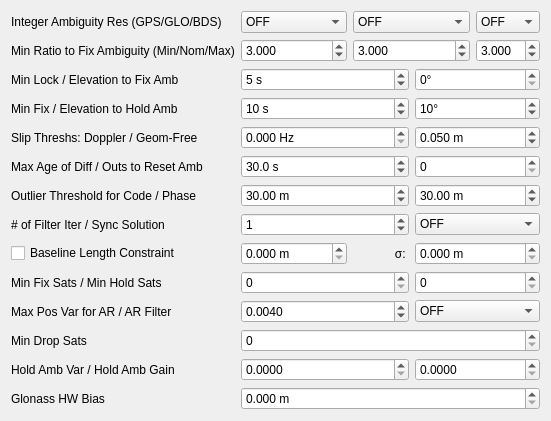
     <widget class="QWidget" name="TabSheet2">
      <property name="toolTip">
       <string/>
      </property>
      <attribute name="title">
       <string>Setting&amp;2</string>
      </attribute>
      <layout class="QGridLayout" name="gridLayout_2">
       <item row="2" column="4">
        <widget class="QDoubleSpinBox" name="sBValidThresARMax">
         <property name="decimals">
          <number>3</number>
         </property>
         <property name="value">
          <double>3.000000000000000</double>
         </property>
        </widget>
       </item>
       <item row="0" column="1">
        <widget class="QComboBox" name="cBAmbiguityResolutionGPS">
         <property name="toolTip">
          <string>&lt;html&gt;&lt;head/&gt;&lt;body&gt;&lt;p&gt;Define integer ambiguity resolution strategy for GPS (option &lt;span style=&quot; font-style:italic;&quot;&gt;pos2-armode&lt;/span&gt;)&lt;/p&gt;&lt;/body&gt;&lt;/html&gt;</string>
         </property>
         <item>
          <property name="text">
           <string>OFF</string>
          </property>
         </item>
         <item>
          <property name="text">
           <string>Continuous</string>
          </property>
         </item>
         <item>
          <property name="text">
           <string>Instantaneous</string>
          </property>
         </item>
         <item>
          <property name="text">
           <string>Fix and Hold</string>
          </property>
         </item>
        </widget>
       </item>
       <item row="16" column="3" colspan="2">
        <widget class="QDoubleSpinBox" name="sBBaselineSig">
         <property name="toolTip">
          <string>&lt;html&gt;&lt;head/&gt;&lt;body&gt;&lt;p&gt;Define the standard deviation of the baseline length constraint in moving‐base mode (option: &lt;span style=&quot; font-style:italic;&quot;&gt;pos2-basesig).&lt;/span&gt;&lt;/p&gt;&lt;/body&gt;&lt;/html&gt;</string>
         </property>
         <property name="suffix">
          <string> m</string>
         </property>
         <property name="decimals">
          <number>3</number>
         </property>
         <property name="maximum">
          <double>1000000.000000000000000</double>
         </property>
        </widget>
       </item>
       <item row="2" column="0">
        <widget class="QLabel" name="LabelRatio">
         <property name="toolTip">
          <string/>
         </property>
         <property name="text">
          <string>Min Ratio to Fix Ambiguity (Min/Nom/Max)</string>
         </property>
        </widget>
       </item>
       <item row="18" column="1" colspan="2">
        <widget class="QDoubleSpinBox" name="sBMaxPositionVarAR">
         <property name="decimals">
          <number>4</number>
         </property>
         <property name="value">
          <double>0.004000000000000</double>
         </property>
        </widget>
       </item>
       <item row="0" column="0">
        <widget class="QLabel" name="Label25">
         <property name="toolTip">
          <string/>
         </property>
         <property name="text">
          <string>Integer Ambiguity Res (GPS/GLO/BDS)</string>
         </property>
        </widget>
       </item>
       <item row="5" column="1" colspan="2">
        <widget class="QSpinBox" name="sBLockCountFixAmbiguity">
         <property name="toolTip">
          <string>&lt;html&gt;&lt;head/&gt;&lt;body&gt;&lt;p&gt;Define the minimum lock count to fix integer ambiguity. If the lock count is less than the value, the ambiguity is excluded from the fixed integer vector (option: &lt;span style=&quot; font-style:italic;&quot;&gt;pos2-arlockcnt&lt;/span&gt;).&lt;/p&gt;&lt;/body&gt;&lt;/html&gt;</string>
         </property>
         <property name="suffix">
          <string> s</string>
         </property>
         <property name="maximum">
          <number>3600</number>
         </property>
         <property name="value">
          <number>5</number>
         </property>
        </widget>
       </item>
       <item row="7" column="0">
        <widget class="QLabel" name="LabelHold">
         <property name="toolTip">
          <string/>
         </property>
         <property name="text">
          <string>Min Fix / Elevation to Hold Amb</string>
         </property>
        </widget>
       </item>
       <item row="17" column="1" colspan="2">
        <widget class="QSpinBox" name="sBMinFixSats"/>
       </item>
       <item row="16" column="1">
        <widget class="QDoubleSpinBox" name="sBBaselineLen">
         <property name="toolTip">
          <string>&lt;html&gt;&lt;head/&gt;&lt;body&gt;&lt;p&gt;Define the constraint of the baseline length in moving‐base mode (option: &lt;span style=&quot; font-style:italic;&quot;&gt;pos2-baselen).&lt;/span&gt;&lt;/p&gt;&lt;/body&gt;&lt;/html&gt;</string>
         </property>
         <property name="suffix">
          <string> m</string>
         </property>
         <property name="decimals">
          <number>3</number>
         </property>
         <property name="maximum">
          <double>1000000.000000000000000</double>
         </property>
        </widget>
       </item>
       <item row="0" column="4">
        <widget class="QComboBox" name="cBAmbiguityResolutionBDS">
         <property name="toolTip">
          <string>&lt;html&gt;&lt;head/&gt;&lt;body&gt;&lt;p&gt;Define integer ambiguity resolution strategy for BDS (option &lt;span style=&quot; font-style:italic;&quot;&gt;pos2-bdsarmode&lt;/span&gt;)&lt;/p&gt;&lt;/body&gt;&lt;/html&gt;</string>
         </property>
         <item>
          <property name="text">
           <string>OFF</string>
          </property>
         </item>
         <item>
          <property name="text">
           <string>ON</string>
          </property>
         </item>
        </widget>
       </item>
       <item row="9" column="3" colspan="2">
        <widget class="QDoubleSpinBox" name="sBSlipThreshold">
         <property name="toolTip">
          <string>&lt;html&gt;&lt;head/&gt;&lt;body&gt;&lt;p&gt;Define the cycle‐slip threshold of geometry‐free LC carrier‐phase difference between epochs (option: &lt;span style=&quot; font-style:italic;&quot;&gt;pos2-slipthres&lt;/span&gt;)&lt;/p&gt;&lt;/body&gt;&lt;/html&gt;</string>
         </property>
         <property name="suffix">
          <string> m</string>
         </property>
         <property name="decimals">
          <number>3</number>
         </property>
         <property name="value">
          <double>0.050000000000000</double>
         </property>
        </widget>
       </item>
       <item row="16" column="2">
        <widget class="QLabel" name="label">
         <property name="text">
          <string>σ: </string>
         </property>
         <property name="alignment">
          <set>Qt::AlignRight|Qt::AlignTrailing|Qt::AlignVCenter</set>
         </property>
        </widget>
       </item>
       <item row="18" column="0">
        <widget class="QLabel" name="label_6">
         <property name="text">
          <string>Max Pos Var for AR / AR Filter</string>
         </property>
        </widget>
       </item>
       <item row="11" column="1" colspan="2">
        <widget class="QDoubleSpinBox" name="sBMaxAgeDifferences">
         <property name="toolTip">
          <string>&lt;html&gt;&lt;head/&gt;&lt;body&gt;&lt;p&gt;Define the maximum value of age of differential between the rover and the base station (option: &lt;span style=&quot; font-style:italic;&quot;&gt;pos2-maxage&lt;/span&gt;) &lt;/p&gt;&lt;/body&gt;&lt;/html&gt;</string>
         </property>
         <property name="suffix">
          <string> s</string>
         </property>
         <property name="decimals">
          <number>1</number>
         </property>
         <property name="maximum">
          <double>3600.000000000000000</double>
         </property>
         <property name="value">
          <double>30.000000000000000</double>
         </property>
        </widget>
       </item>
       <item row="5" column="3" colspan="2">
        <widget class="QDoubleSpinBox" name="sBElevationMaskAR">
         <property name="toolTip">
          <string>&lt;html&gt;&lt;head/&gt;&lt;body&gt;&lt;p&gt;Define the minimum elevation angle to fix integer ambiguity. If the elevation angle is less than the value, the ambiguity is excluded from the fixed integer vector (option: &lt;span style=&quot; font-style:italic;&quot;&gt;pos2-arelmask&lt;/span&gt;).&lt;/p&gt;&lt;/body&gt;&lt;/html&gt;</string>
         </property>
         <property name="suffix">
          <string>°</string>
         </property>
         <property name="decimals">
          <number>0</number>
         </property>
         <property name="maximum">
          <double>90.000000000000000</double>
         </property>
        </widget>
       </item>
       <item row="0" column="2" colspan="2">
        <widget class="QComboBox" name="cBAmbiguityResolutionGLO">
         <property name="toolTip">
          <string>&lt;html&gt;&lt;head/&gt;&lt;body&gt;&lt;p&gt;Define integer ambiguity resolution strategy for Glonass (option &lt;span style=&quot; font-style:italic;&quot;&gt;pos2-gloarmode&lt;/span&gt;)&lt;/p&gt;&lt;/body&gt;&lt;/html&gt;</string>
         </property>
         <item>
          <property name="text">
           <string>OFF</string>
          </property>
         </item>
         <item>
          <property name="text">
           <string>ON</string>
          </property>
         </item>
         <item>
          <property name="text">
           <string>Auto Calibration</string>
          </property>
         </item>
        </widget>
       </item>
       <item row="9" column="1" colspan="2">
        <widget class="QDoubleSpinBox" name="sBDopplerThreshold">
         <property name="suffix">
          <string> Hz</string>
         </property>
         <property name="decimals">
          <number>3</number>
         </property>
        </widget>
       </item>
       <item row="21" column="1" colspan="4">
        <widget class="QDoubleSpinBox" name="sBGlonassHwBias">
         <property name="suffix">
          <string> m</string>
         </property>
         <property name="decimals">
          <number>3</number>
         </property>
        </widget>
       </item>
       <item row="13" column="1" colspan="2">
        <widget class="QDoubleSpinBox" name="sBRejectCode">
         <property name="toolTip">
          <string>&lt;html&gt;&lt;head/&gt;&lt;body&gt;&lt;p&gt;Set the reject threshold of GDOP (option: &lt;span style=&quot; font-style:italic;&quot;&gt;pos2-rejgdop&lt;/span&gt;). &lt;/p&gt;&lt;p&gt;If the GDOP is over the value, the observable is excluded for the estimation process as an outlier.&lt;/p&gt;&lt;/body&gt;&lt;/html&gt;</string>
         </property>
         <property name="suffix">
          <string> m</string>
         </property>
         <property name="decimals">
          <number>2</number>
         </property>
         <property name="maximum">
          <double>1000.000000000000000</double>
         </property>
         <property name="value">
          <double>30.000000000000000</double>
         </property>
        </widget>
       </item>
       <item row="21" column="0">
        <widget class="QLabel" name="label_8">
         <property name="text">
          <string>Glonass HW Bias</string>
         </property>
        </widget>
       </item>
       <item row="11" column="0">
        <widget class="QLabel" name="Label14">
         <property name="toolTip">
          <string/>
         </property>
         <property name="text">
          <string>Max Age of Diff / Outs to Reset Amb</string>
         </property>
        </widget>
       </item>
       <item row="15" column="3" colspan="2">
        <widget class="QComboBox" name="cBSyncSolution">
         <property name="toolTip">
          <string>&lt;html&gt;&lt;head/&gt;&lt;body&gt;&lt;p&gt;Define time synchronization mode of solutions (option: &lt;span style=&quot; font-style:italic;&quot;&gt;pos2-syncsol&lt;/span&gt;)&lt;/p&gt;&lt;/body&gt;&lt;/html&gt;</string>
         </property>
         <item>
          <property name="text">
           <string>OFF</string>
          </property>
         </item>
         <item>
          <property name="text">
           <string>ON</string>
          </property>
         </item>
        </widget>
       </item>
       <item row="13" column="0">
        <widget class="QLabel" name="Label11">
         <property name="toolTip">
          <string/>
         </property>
         <property name="text">
          <string>Outlier Threshold for Code / Phase</string>
         </property>
        </widget>
       </item>
       <item row="15" column="1" colspan="2">
        <widget class="QSpinBox" name="sBNumIteration">
         <property name="toolTip">
          <string>&lt;html&gt;&lt;head/&gt;&lt;body&gt;&lt;p&gt;Define the number of iteration in the measurement update of the estimation filter (option: &lt;span style=&quot; font-style:italic;&quot;&gt;pos2-niter&lt;/span&gt;). &lt;/p&gt;&lt;p&gt;If the baseline length is very short like 1 m, the iteration may be effective to handle the nonlinearity of measurement equation.&lt;/p&gt;&lt;/body&gt;&lt;/html&gt;</string>
         </property>
         <property name="value">
          <number>1</number>
         </property>
        </widget>
       </item>
       <item row="19" column="0">
        <widget class="QLabel" name="label_5">
         <property name="text">
          <string>Min Drop Sats</string>
         </property>
        </widget>
       </item>
       <item row="9" column="0">
        <widget class="QLabel" name="Label22">
         <property name="toolTip">
          <string/>
         </property>
         <property name="text">
          <string>Slip Threshs: Doppler / Geom-Free</string>
         </property>
        </widget>
       </item>
       <item row="15" column="0">
        <widget class="QLabel" name="Label37">
         <property name="toolTip">
          <string/>
         </property>
         <property name="text">
          <string># of Filter Iter / Sync Solution</string>
         </property>
        </widget>
       </item>
       <item row="7" column="3" colspan="2">
        <widget class="QDoubleSpinBox" name="sBElevationMaskHold">
         <property name="toolTip">
          <string>&lt;html&gt;&lt;head/&gt;&lt;body&gt;&lt;p&gt;Define the minimum elevation angle to hold ambiguity in ʺFix and Holdʺ integer ambiguity resolution mode (option: &lt;span style=&quot; font-style:italic;&quot;&gt;pos2-elmaskhold&lt;/span&gt;)&lt;/p&gt;&lt;/body&gt;&lt;/html&gt;</string>
         </property>
         <property name="suffix">
          <string>°</string>
         </property>
         <property name="decimals">
          <number>0</number>
         </property>
         <property name="maximum">
          <double>90.000000000000000</double>
         </property>
         <property name="value">
          <double>10.000000000000000</double>
         </property>
        </widget>
       </item>
       <item row="17" column="3" colspan="2">
        <widget class="QSpinBox" name="sBMinHoldSats"/>
       </item>
       <item row="2" column="2" colspan="2">
        <widget class="QDoubleSpinBox" name="sBValidThresAR">
         <property name="toolTip">
          <string>Set the integer ambiguity validation threshold for ʺratio‐testʺ, which uses the ratio of squared residuals of the best integer vector to the second‐best vector. (option: pos2-arthres)</string>
         </property>
         <property name="decimals">
          <number>3</number>
         </property>
         <property name="value">
          <double>3.000000000000000</double>
         </property>
        </widget>
       </item>
       <item row="7" column="1" colspan="2">
        <widget class="QSpinBox" name="sBFixCountHoldAmbiguity">
         <property name="toolTip">
          <string>&lt;html&gt;&lt;head/&gt;&lt;body&gt;&lt;p&gt;Define the minimum fix count to hold ambiguity in &amp;quot;Fix and Hold&amp;quot; integer ambiguity resolution mode (option: &lt;span style=&quot; font-style:italic;&quot;&gt;pos2-arminfix&lt;/span&gt;).&lt;/p&gt;&lt;/body&gt;&lt;/html&gt;</string>
         </property>
         <property name="suffix">
          <string> s</string>
         </property>
         <property name="maximum">
          <number>1000</number>
         </property>
         <property name="value">
          <number>10</number>
         </property>
        </widget>
       </item>
       <item row="13" column="3" colspan="2">
        <widget class="QDoubleSpinBox" name="sBRejectPhase">
         <property name="toolTip">
          <string>&lt;html&gt;&lt;head/&gt;&lt;body&gt;&lt;p&gt;Set the reject threshold of the kalman filter innovations (option: &lt;span style=&quot; font-style:italic;&quot;&gt;pos2-rejionn&lt;/span&gt;). &lt;/p&gt;&lt;p&gt;If the carrier phase innovation is over the value, the observable is excluded for the estimation process as an outlier. The innovation threshold is multiplied by the carrier phase/pseudorange error ratio to generate the threshold for pseudorange innovations.&lt;/p&gt;&lt;/body&gt;&lt;/html&gt;</string>
         </property>
         <property name="suffix">
          <string> m</string>
         </property>
         <property name="decimals">
          <number>2</number>
         </property>
         <property name="maximum">
          <double>1000.000000000000000</double>
         </property>
         <property name="value">
          <double>30.000000000000000</double>
         </property>
        </widget>
       </item>
       <item row="5" column="0">
        <widget class="QLabel" name="Label13">
         <property name="toolTip">
          <string/>
         </property>
         <property name="text">
          <string>Min Lock / Elevation to Fix Amb</string>
         </property>
        </widget>
       </item>
       <item row="2" column="1">
        <widget class="QDoubleSpinBox" name="sBValidThresARMin">
         <property name="decimals">
          <number>3</number>
         </property>
         <property name="value">
          <double>3.000000000000000</double>
         </property>
        </widget>
       </item>
       <item row="17" column="0">
        <widget class="QLabel" name="LabelMinSat">
         <property name="text">
          <string>Min Fix Sats / Min Hold Sats</string>
         </property>
        </widget>
       </item>
       <item row="16" column="0">
        <widget class="QCheckBox" name="cBBaselineConstrain">
         <property name="toolTip">
          <string>Constrain the baseline length</string>
         </property>
         <property name="text">
          <string>Baseline Length Constraint</string>
         </property>
        </widget>
       </item>
       <item row="11" column="3" colspan="2">
        <widget class="QSpinBox" name="sBOutageCountResetAmbiguity"/>
       </item>
       <item row="20" column="0">
        <widget class="QLabel" name="label_7">
         <property name="text">
          <string>Hold Amb Var / Hold Amb Gain</string>
         </property>
        </widget>
       </item>
       <item row="19" column="1" colspan="4">
        <widget class="QSpinBox" name="sBMinDropSats"/>
       </item>
       <item row="20" column="1" colspan="2">
        <widget class="QDoubleSpinBox" name="sBVarHoldAmb">
         <property name="decimals">
          <number>4</number>
         </property>
        </widget>
       </item>
       <item row="20" column="3" colspan="2">
        <widget class="QDoubleSpinBox" name="sBGainHoldAmb">
         <property name="decimals">
          <number>4</number>
         </property>
        </widget>
       </item>
       <item row="18" column="3" colspan="2">
        <widget class="QComboBox" name="cBARFilter">
         <item>
          <property name="text">
           <string>OFF</string>
          </property>
         </item>
         <item>
          <property name="text">
           <string>ON</string>
          </property>
         </item>
        </widget>
       </item>
      </layout>
     </widget>
